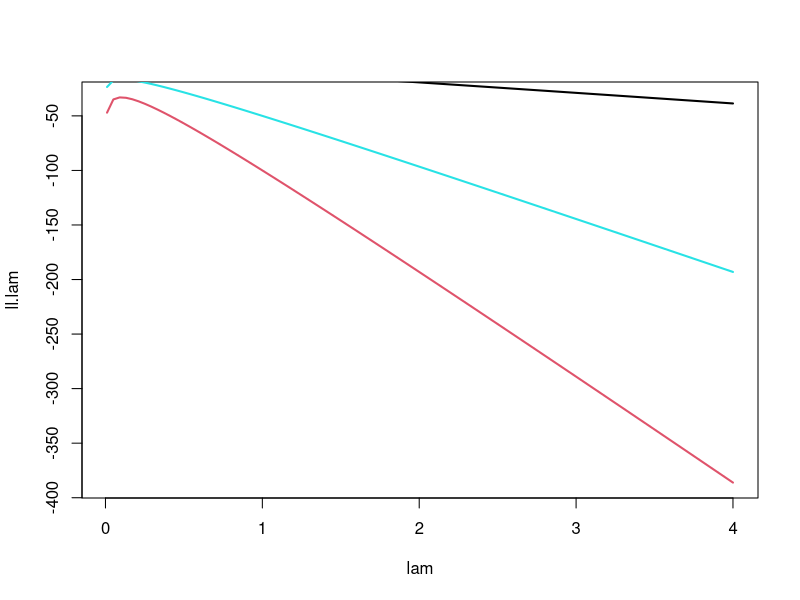

Recreate this plot in R.
data <- rnorm(100, 2, 5)

norm.ll <- function(theta, y)
{
  mu <- theta[1]
  sigma2 <- theta[2]
  n <- length(y)
  
  ll <- -n/2*log(2*pi) -n/2*log(sigma2) - (2*sigma2)^(-1)*sum((y-mu)^2)
  return(-ll)
}

ans <- optim(c(0, 2), norm.ll, y = data, method = "BFGS")

#------------------------------------------------

n <- 100
meanS <- numeric(length = 1e5)
medianS <- numeric(length = 1e5)
for(i in 1:1e5)
{
  samp <- rnorm(n)
  meanS[i] <- mean(samp)
  medianS[i] <- median(samp)
}
error.mean <- mean((meanS)^2)
error.median <- mean((medianS)^2)

#------------------------------------------------

n <- 10
meanS <- numeric(length = 1e5)
medianS <- numeric(length = 1e5)
for(i in 1:1e5)
{
  samp <- runif(n)
  meanS[i] <- mean(samp)
  medianS[i] <- median(samp)
}
error.mean <- mean((meanS)^2)
error.median <- mean((medianS)^2)

#------------------------------------------------

ll <- function(n, lambda, sumY)
{
  init <- n*log(lambda) - lambda*sumY
  return(init)
}

yBar <- 10
lam <- seq(0.01, 4, length = 100)
ll.diff <- numeric(length = length(lam))
# par(mfrow = c(2, 2))

N <- c(1, 5, 10)
# for(n in N)
# {
#   for(i in 1:length(lam))
#   {
#     ll.diff[i] <- ll(n, lam[i], yBar*n) - ll(n, 0.1, yBar*n)
#   }
#   plot(lam, ll.diff, lwd = 2, type = "l")
# }

ll.lam <- numeric(length = length(lam))
for(i in 1:length(lam))
{
  ll.lam[i] <- ll(10, lam[i], yBar*n)
}
plot(lam, ll.lam, lwd = 2, type = "n")
for(n in N)
{
  for(i in 1:length(lam))
  {
    ll.lam[i] <- ll(n, lam[i], yBar*n)
  }
  lines(lam, ll.lam, lwd = 2, type = "l", col = n)
}